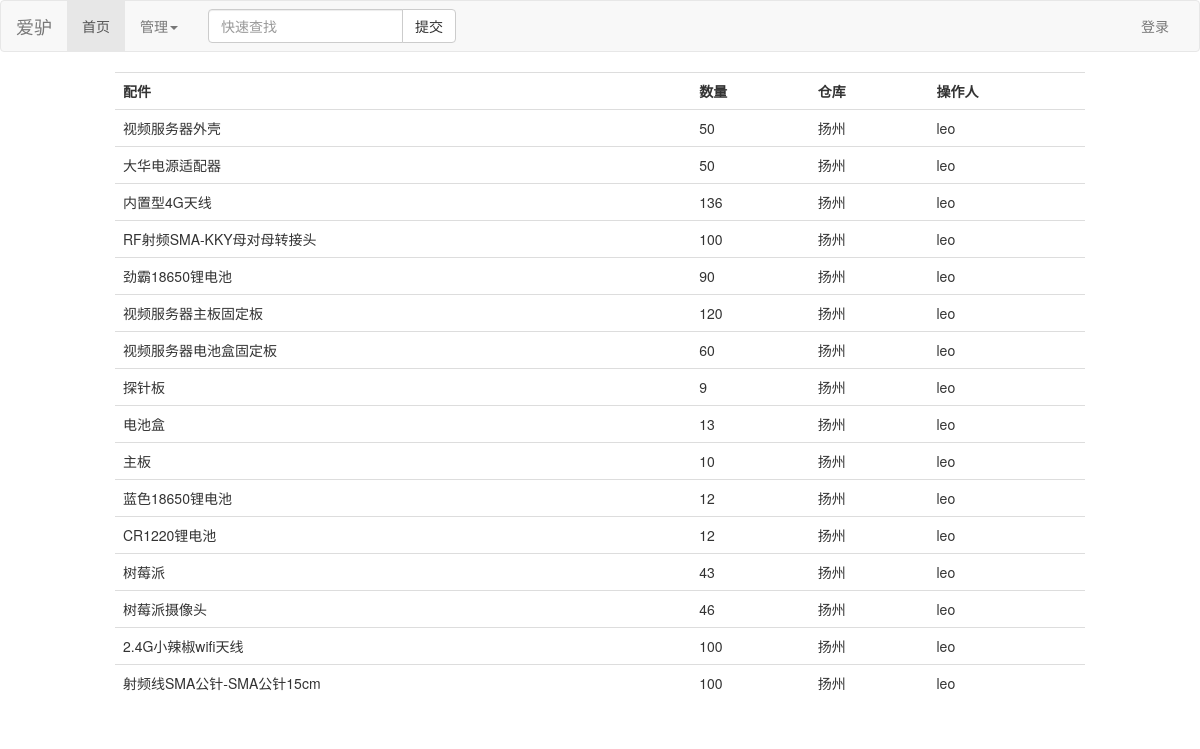
/, run on an earlier commit of the app's database.
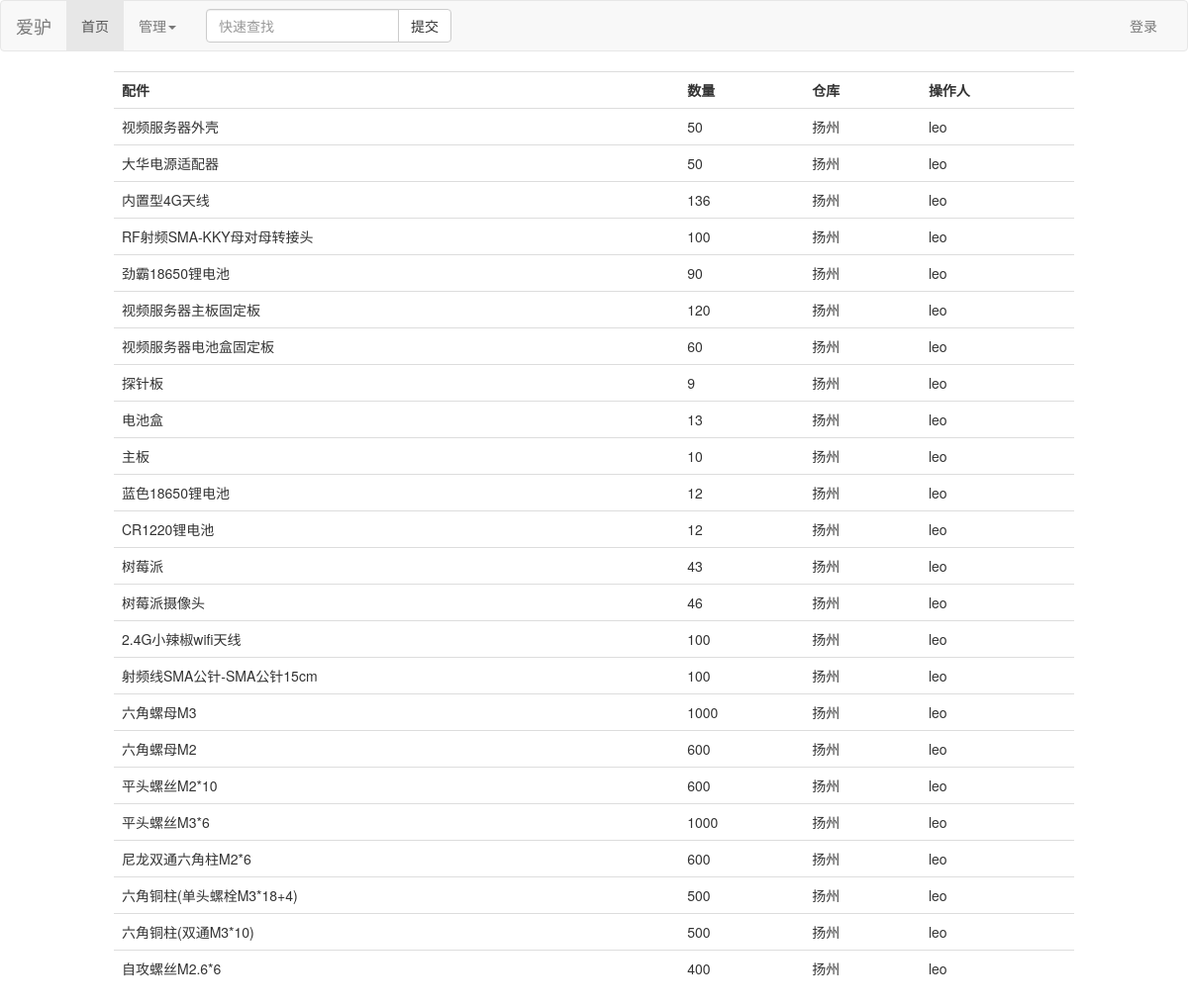
And on a later commit of the database.
### store/models.py (models this page shows, shortened)
class Item(models.Model):
    CHOICES = (('YZ', '扬州'), ('BJ', '北京'), ('CQ', '重庆'))
    name = models.CharField(max_length=30, verbose_name='配件名')
    qty = models.IntegerField(verbose_name='数量')
    city = models.CharField(max_length=8, choices=CHOICES, verbose_name='城市')
    who_does = models.ForeignKey(User, on_delete=models.DO_NOTHING, verbose_name='操作人')
    note = models.CharField(max_length=128, verbose_name='备注')
    modify_date = models.DateTimeField(auto_now=True, verbose_name='修改日期')
    class Meta:
        verbose_name = "配件"
        verbose_name_plural = verbose_name

### store/views.py (the view)
# urls.py: path('', views.show, name='show'),
def show(request):
    items = Item.objects.all()
    context = {
        'items': items,
    }
    return render(request, 'store/list.html', context)

### store/templates/store/list.html
{% extends 'base.html' %}
{% block content %}
<table class="table">
    <tr>
        <th>配件</th>
        <th>数量</th>
        <th>仓库</th>
        <th>操作人</th>
    </tr>
    {% for item in items %}
        <tr>
            <td>{{ item.name }}</td>
            <td>{{ item.qty }}</td>
            <td>{{ item.get_city_display }}</td>
            <td>{{ item.who_does }}</td>
        </tr>
    {% empty %}
        <h4>未查询到相关记录</h4>
    {% endfor%}
</table>
{% endblock %}

### templates/base.html (shortened to what this page needs)
<!DOCTYPE html>
<html>
<head>
    <link href="https://cdn.jsdelivr.net/npm/bootstrap@3.3.7/dist/css/bootstrap.min.css" rel="stylesheet">
</head>
<body>
<div class="navbar navbar-default">
    <div class="container-fluid">
        <div class="navbar-header">
            <a class="navbar-brand" href="{% url 'show' %}">爱驴</a>
        </div>
        <div class="collapse navbar-collapse" id="manage">
            <ul class="nav navbar-nav">
                <li class="{% block first_active %}active{% endblock %}">
                    <a href="{% url 'show' %}">首页</a></li>
                <li class="dropdown {% block dropdown_active %}{% endblock %}">
                  <a href="#" class="dropdown-toggle" data-toggle="dropdown" role="button" aria-haspopup="true" aria-expanded="false">管理<span class="caret"></span></a>
                </li>
            </ul>
            <form class="navbar-form navbar-left" method="post" action="/search/">
                <div class="input-group">
                    <input type="text" class="form-control" placeholder="快速查找" name="search_input">
                    <span class="input-group-btn">
                    <button type="submit" class="btn btn-default">提交</button>
                    </span>
                </div>
            </form>
            <ul class="nav navbar-nav navbar-right">
                {% if request.user.is_authenticated %}
                <li><a href="/admin/">你好：{{ request.user.username }}</a></li>
                {% else %}
                <li><a href="{% url 'do_login' %}?from={{ request.get_full_path }}">登录</a></li>
                {% endif %}
            </ul>
        </div>
    </div>
</div>
<div class="container-fluid">
    <div class="row">
        <div class="col-sm-10 col-md-offset-1">
            {% block content %}
            {% endblock %}
        </div>
    </div>
</div>
</body>
</html>

### templates/base.html (style rules this page uses)
ul { margin: 0; padding: 0; list-style-type: none; color: #ff0000; }

What changed in the data, as far as the page shows it:
added Item: name "六角螺母M3", qty "1000", city "扬州", who_does "leo"
added Item: name "六角螺母M2", qty "600", city "扬州", who_does "leo"
added Item: name "平头螺丝M2*10", qty "600", city "扬州", who_does "leo"
added Item: name "平头螺丝M3*6", qty "1000", city "扬州", who_does "leo"
added Item: name "尼龙双通六角柱M2*6", qty "600", city "扬州", who_does "leo"
added Item: name "六角铜柱(单头螺栓M3*18+4)", qty "500", city "扬州", who_does "leo"
added Item: name "六角铜柱(双通M3*10)", qty "500", city "扬州", who_does "leo"
added Item: name "自攻螺丝M2.6*6", qty "400", city "扬州", who_does "leo"
